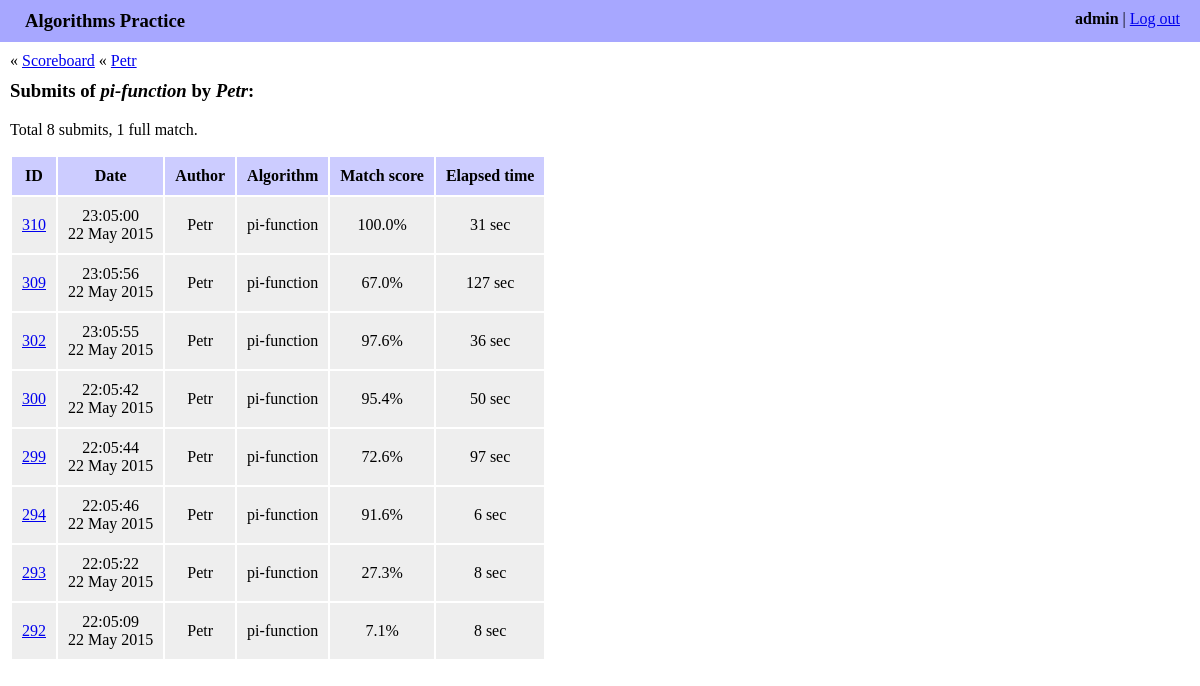
The app's page /algo/history/Petr/pi-function/ (signed in), older data.
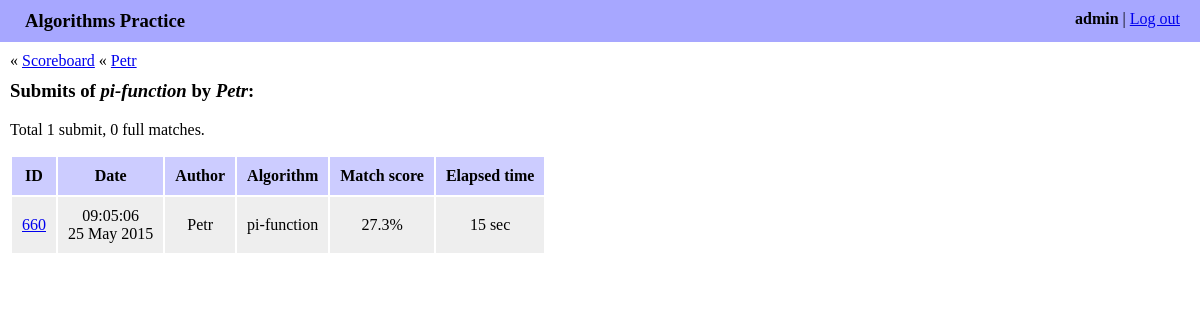
The same page, newer data.
### algo/models.py (models this page shows, shortened)
class Submit(models.Model):
    algorithm = models.ForeignKey(Algorithm)
    author = models.ForeignKey(User)
    date = models.DateTimeField(auto_now_add=True)
    elapsed_seconds = models.IntegerField()
    source_code = models.TextField()
    score = models.FloatField()

class Algorithm(models.Model):
    name = models.CharField(max_length=255)
    slug = models.SlugField(max_length=60)
    language = models.ForeignKey(Language)
    source_code = models.TextField()
    def __str__(self):
        return self.name

### algo/views.py (the view)
# urls.py: url(r'^history/(?P<author_username>[\w-]+)/$',
@login_required
def history(request, author_username, algorithm_slug=None):
    author = get_object_or_404(User,
                               username=author_username, groups__name='algo')
    if algorithm_slug is not None:
        algorithm = get_object_or_404(Algorithm, slug=algorithm_slug)
        submits = Submit.objects.filter(author=author, algorithm=algorithm)
    else:
        algorithm = None
        submits = Submit.objects.filter(author=author)
    submits = submits.order_by('-pk')
    full_matches_count = sum(1 for item in submits
                             if abs(item.score - 100) < EPS)
    return render(request, 'algo/history.html', {
        'algorithm': algorithm,
        'author': author,
        'full_matches_count': full_matches_count,
        'submits': submits,
    })

### algo/templates/algo/history.html (shortened to what this page needs)
{% extends "algo/base.html" %}
{% load staticfiles %}
{% block content %}
<div class="navigation_box">
    &laquo; <a href="{% url 'algo:index' %}">Scoreboard</a>
    {% if algorithm %}
    &laquo; <a href="{% url 'algo:history' author_username=author.username %}">
        {{ author.username }}
    </a>
    {% endif %}
</div>
<h3>
    Submits
    {% if algorithm %}
    of <i>{{ algorithm.name }}</i>
    {% endif %}
    by <i>{{ author.username }}</i>:
</h3>
<p>
    Total {{ submits|length }} submit{{ submits|length|pluralize }},
    {{ full_matches_count }} full match{{ full_matches_count|pluralize:"es" }}.
</p>
{% if submits %}
<table class="history_table">
    <thead>
        <th>ID</th>
        <th>Date</th>
        <th>Author</th>
        <th>Algorithm</th>
        <th>Match score</th>
        <th>Elapsed time</th>
    </thead>
    <tbody>
        {% for submit in submits %}
        <tr>
            <td>
                <a href="{% url 'algo:show_submit' submit.author.username submit.algorithm.slug submit.id %}">
                    {{ submit.id }}
                </a>
            </td>
            <td>
                {{ submit.date|date:"H:m:s" }}<br />
                {{ submit.date|date:"d M Y" }}
            </td>
            <td>{{ submit.author }}</td>
            <td>{{ submit.algorithm }}</td>
            <td>{{ submit.score|floatformat:1 }}%</td>
            <td>{{ submit.elapsed_seconds }} sec</td>
        </tr>
        {% endfor %}
    </tbody>
</table>
{% endif %}
{% endblock %}

Row changes from the older to the newer data that the page shows:
removed Submit: id "310", date "23:05:00", date "22 May 2015", author "Petr", algorithm "pi-function", score "100.0", elapsed_seconds "31"
removed Submit: id "309", date "23:05:56", date "22 May 2015", author "Petr", algorithm "pi-function", score "67.0", elapsed_seconds "127"
removed Submit: id "302", date "23:05:55", date "22 May 2015", author "Petr", algorithm "pi-function", score "97.6", elapsed_seconds "36"
removed Submit: id "300", date "22:05:42", date "22 May 2015", author "Petr", algorithm "pi-function", score "95.4", elapsed_seconds "50"
removed Submit: id "299", date "22:05:44", date "22 May 2015", author "Petr", algorithm "pi-function", score "72.6", elapsed_seconds "97"
removed Submit: id "294", date "22:05:46", date "22 May 2015", author "Petr", algorithm "pi-function", score "91.6", elapsed_seconds "6"
removed Submit: id "293", date "22:05:22", date "22 May 2015", author "Petr", algorithm "pi-function", score "27.3", elapsed_seconds "8"
removed Submit: id "292", date "22:05:09", date "22 May 2015", author "Petr", algorithm "pi-function", score "7.1", elapsed_seconds "8"
added Submit: id "660", date "09:05:06", date "25 May 2015", author "Petr", algorithm "pi-function", score "27.3", elapsed_seconds "15"
Text that changed along with them:
{{ submits|length }}: "8" → "1"
{{ full_matches_count }}: "1" → "0"
